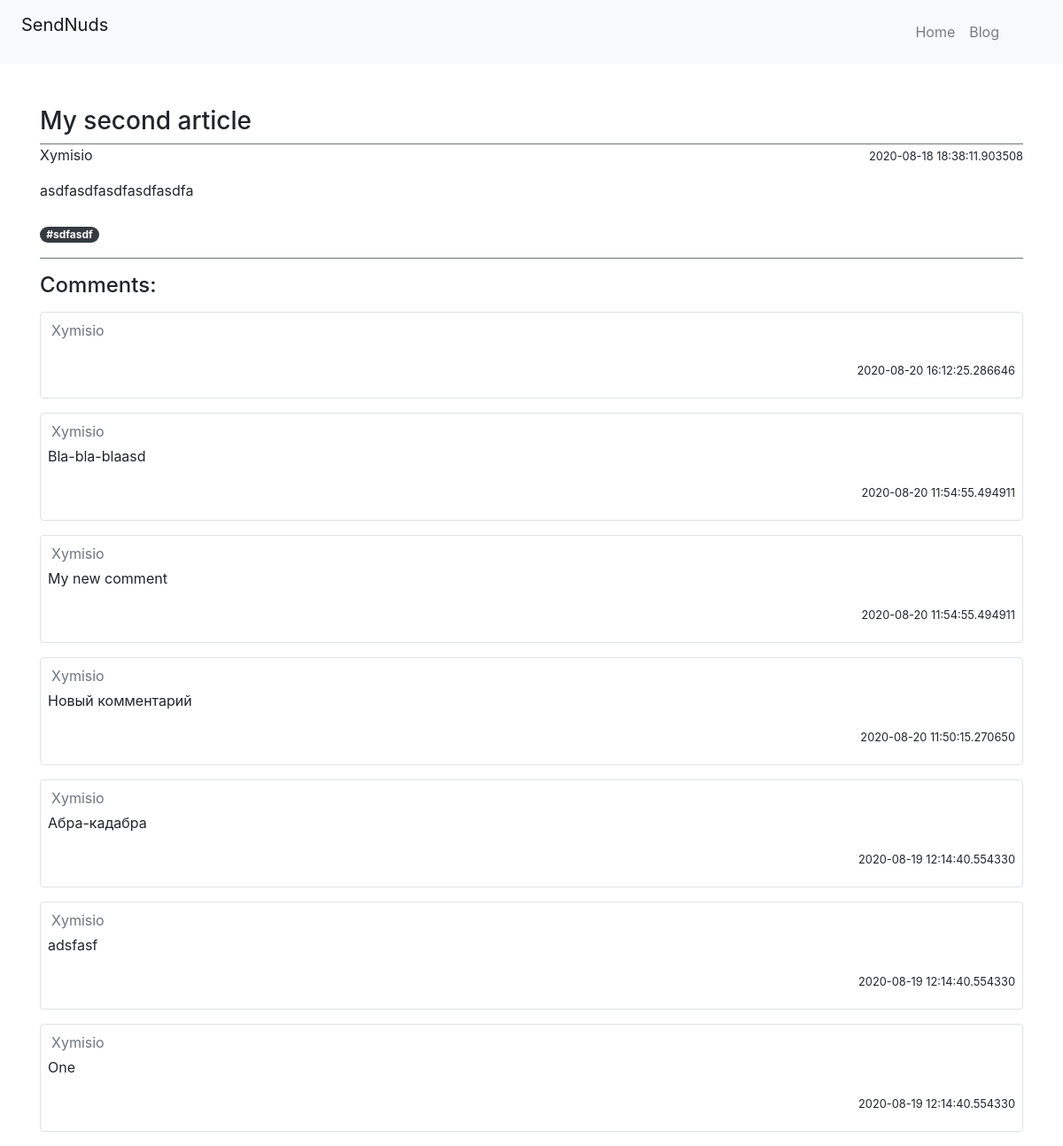
The app's page /article/2 with its own data.
### sweater/models.py (models this page shows, shortened)
class Article(db.Model):
    id = db.Column(db.Integer, primary_key=True)
    title = db.Column(db.String(128), nullable=False)
    cut = db.Column(db.String(128), nullable=False)
    text = db.Column(db.Text, nullable=False)
    date = db.Column(db.DateTime, nullable=False,
        default=datetime.utcnow())
    owner_id = db.Column(db.Integer, db.ForeignKey('user.id'),
        nullable=False)
    owner = db.relationship('User', backref=db.backref('owner', lazy=True))
    tags = db.relationship('Tag', secondary=tags, lazy='subquery',
        backref=db.backref('articles', lazy=True))
    comments = db.relationship('Comment', lazy=True,
        backref=db.backref('comments', lazy=True))

class User(db.Model, UserMixin):
    id = db.Column(db.Integer, primary_key=True)
    login = db.Column(db.String(64), nullable=False, unique=True)
    email = db.Column(db.String(128), nullable=False, unique=True)
    password = db.Column(db.String(255), nullable=False)
    date = db.Column(db.DateTime, nullable=False,
        default=datetime.utcnow())

class Tag(db.Model):
    id = db.Column(db.Integer, primary_key=True)
    name = db.Column(db.String(32), nullable=False)

class Comment(db.Model):
    id = db.Column(db.Integer, primary_key=True)
    text = db.Column(db.Text, nullable=False)
    date = db.Column(db.DateTime, nullable=False,
        default=datetime.utcnow())
    owner_id = db.Column(db.Integer, db.ForeignKey('user.id'))
    owner = db.relationship('User', backref=db.backref('creater', lazy=True))
    article_id = db.Column(db.Integer, db.ForeignKey('article.id'))
    article = db.relationship('Article', backref=db.backref('article', lazy=True))

### sweater/routes.py (the view)
@app.route('/article/<art>', methods=['GET', 'POST'])
def article(art):
    article = Article.query.filter_by(id=int(art)).first()
    if request.method == 'POST': # Add comment code
        comment = Comment(text=request.form['text'], owner=current_user, article=article)
        db.session.add(comment)
        db.session.commit()
        return json.dumps({
            'id': comment.id,
            'owner':comment.owner.login,
            'text':comment.text,
            'date':comment.date})
    else: # Just show page
        return render_template('article.html', article=article)

### sweater/templates/article.html (shortened to what this page needs)
{% extends 'base.html' %}
{% block body %}
<div class="container mt-5">
    <div class="header">
        <div class="border-secondary border-bottom" style="display: block; width: 100%;">
            <h3>{{ article.title }}</h3>
        </div>
            <p style="float: left;">{{ article.owner.login }}</p>
            <p style="float: right;"><small>{{ article.date }}</small></p>
    </div>
    <br>
    <div class="body mt-3 pb-3 border-secondary border-bottom">
        {{ article.text }}
        <br>
        <br>
        {% if article.tags|length != 0 %}
          {% for tag in article.tags %}
            <span class="badge badge-pill badge-dark">{{ tag.name }}</span>
          {% endfor %}
      {% endif %}
    </div>
    <div class="comment_block my-3">
        <h4>Comments:</h4>
        <div class="comments">
            {% for comment in article.comments|reverse  %}
            <div class="comment border rounded px-2 my-3 p-1" id="comment_{{ comment.id }}">
                <div>
                    <a class="text-secondary m-1" href='/blog/{{ comment.owner.login }}' style="display: inline-block;">{{ comment.owner.login }}</a>
                </div>
                <div id="comment_body_{{ comment.id }}">
                    <p id="comment_text_{{ comment.id }}">{{ comment.text }}</p>
                </div>
                <p class="text-right"><small>{{ comment.date }}</small></p>
            </div>
            {% endfor %}
        </div>
    </div>
</div>
{% endblock %}

### records on screen
Article: title "My second article", date "2020-08-18 18:38:11.903508", text "asdfasdfasdfasdfasdfa"
User: owner.login "Xymisio"
Tag: name "#sdfasdf"
Comment: owner.login "Xymisio", date "2020-08-20 16:12:25.286646"
Comment: owner.login "Xymisio", text "Bla-bla-blaasd", date "2020-08-20 11:54:55.494911"
Comment: owner.login "Xymisio", text "My new comment", date "2020-08-20 11:54:55.494911"
Comment: owner.login "Xymisio", text "Новый комментарий", date "2020-08-20 11:50:15.270650"
Comment: owner.login "Xymisio", text "Абра-кадабра", date "2020-08-19 12:14:40.554330"
Comment: owner.login "Xymisio", text "adsfasf", date "2020-08-19 12:14:40.554330"
Comment: owner.login "Xymisio", text "One", date "2020-08-19 12:14:40.554330"
